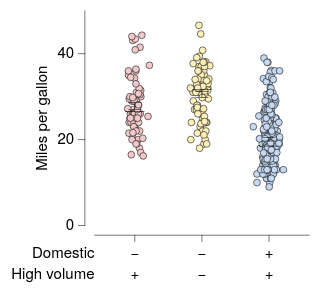

Here is the Vega-Lite specification saved for this chart:
### Vega-Lite specification from a JSON file in a GitHub repository (floating-point values rounded to 4 significant figures; data arrays with more than 128 entries replaced by an {"elided": "..."} marker saying what was removed)
{"background": null, "config": {"arc": {"fill": "#DBDBDB", "fillOpacity": 1.0, "innerRadius": 25.0, "padAngle": 0.03, "stroke": "black", "strokeOpacity": 1, "strokeWidth": 0.25}, "area": {"fill": "#DBDBDB", "fillOpacity": 1.0, "stroke": "black", "strokeOpacity": 1, "strokeWidth": 0.25}, "axis": {"domain": true, "domainCap": "round", "domainColor": "black", "domainWidth": 0.25, "grid": false, "gridCap": "round", "gridColor": "#F1F1F1", "gridDash": [0, 0], "gridOpacity": 1.0, "gridWidth": 0.25, "labelColor": "black", "labelFont": "Helvetica Neue", "labelFontSize": 7, "labelFontStyle": "normal", "labelFontWeight": 400, "offset": 4.5, "ticks": true, "tickCap": "round", "tickColor": "black", "tickRound": false, "tickSize": 3, "tickWidth": 0.25, "titleColor": "black", "titleFont": "Helvetica Neue", "titleFontSize": 7, "titleFontStyle": "normal", "titleFontWeight": 400}, "axisX": {"domain": true, "labelAlign": "center", "labelAngle": 0, "labels": true, "ticks": true, "translate": 0}, "axisY": {"domain": true, "labelAlign": "right", "labelAngle": 0, "labels": true, "ticks": true, "translate": 0}, "axisRight": {"domain": true, "labelAlign": "left", "labelAngle": 0, "labels": true, "ticks": true, "translate": 0}, "axisTop": {"domain": true, "labelAlign": "center", "labelAngle": 0, "labels": true, "ticks": true, "translate": 0}, "axisBand": {"tickOffset": 0}, "bar": {"fill": "#DBDBDB", "fillOpacity": 1.0, "stroke": "black", "strokeOpacity": 1, "strokeWidth": 0.25}, "boxplot": {"size": 9.0, "ticks": {"cornerRadius": 0.25, "fill": "black", "size": 4.5, "thickness": 0.25}, "box": {"fillOpacity": 1.0, "stroke": "black", "strokeOpacity": 1, "strokeWidth": 0.25}, "median": {"fill": "black", "fillOpacity": 1.0, "size": 9.0, "thickness": 0.25}, "rule": {"fill": "black", "fillOpacity": 1.0, "size": 10.0, "stroke": "black", "strokeDash": [0, 0], "strokeOpacity": 1, "strokeWidth": 0.25}, "outliers": {"color": "black", "fill": "black", "fillOpacity": 1.0, "size": 0, "stroke": "black", "strokeOpacity": 1, "strokeWidth": 0.25}}, "circle": {"fill": "black", "fillOpacity": 1.0, "size": 0.5, "stroke": null, "strokeOpacity": 1, "strokeWidth": 0.25}, "errorband": {"band": {"fillOpacity": 0.6, "stroke": null, "strokeWidth": 0.25, "strokeOpacity": 1}, "borders": {"opacity": 0, "strokeOpacity": 0.25, "strokeWidth": 1}}, "errorbar": {"opacity": 1, "rule": {"strokeDash": [0, 0], "strokeWidth": 0.25}, "ticks": {"color": "black", "cornerRadius": 0.125, "opacity": 1, "size": 6.0, "thickness": 0.25}, "thickness": 0.25}, "font": "Helvetica Neue", "geoshape": {"fill": "#DBDBDB", "fillOpacity": 1.0, "stroke": "black", "strokeOpacity": 1, "strokeWidth": 0.25}, "header": {"labelColor": "black", "labelFont": "Helvetica Neue", "labelFontSize": 7, "labelFontStyle": "normal", "labelFontWeight": 400, "titleColor": "black", "titleFont": "Helvetica Neue", "titleFontSize": 7, "titleFontStyle": "normal", "titleFontWeight": 400, "titlePadding": 0}, "legend": {"disable": false, "offset": 4.5, "titlePadding": 4, "labelOffset": 2, "gradientLabelOffset": 2, "gradientLength": 50.0, "gradientThickness": 5.0, "gradientOpacity": 1.0, "gradientStrokeColor": "black", "gradientStrokeWidth": 0.25, "labelColor": "black", "labelFont": "Helvetica Neue", "labelFontSize": 7, "labelFontStyle": "normal", "labelFontWeight": 400, "strokeColor": "black", "strokeWidth": 0, "symbolSize": 42, "symbolStrokeColor": "black", "symbolStrokeWidth": 0.25, "titleColor": "black", "titleFont": "Helvetica Neue", "titleFontSize": 7, "titleFontStyle": "normal", "titleFontWeight": 400}, "line": {"color": "black", "stroke": "black", "strokeCap": "round", "strokeDash": [0, 0], "strokeOpacity": 1, "strokeWidth": 0.375}, "point": {"filled": true, "fill": "#DBDBDB", "fillOpacity": 1.0, "size": 5.0, "stroke": "black", "strokeOpacity": 1, "strokeWidth": 0.25}, "range": {"category": ["#C6D9F1", "#F1C9CB", "#FEF0B9", "#CEE37A", "#7AA8E0", "#E589A3", "#FDDD5D", "#68B961", "#4177B1", "#C35082", "#E5C227", "#438156"], "diverging": {"scheme": ["#C35082", "#CE6D94", "#D989A7", "#E2A4BA", "#EABFCE", "#F1DBE2", "#F6F6F6", "#D7E0EB", "#B9CBE0", "#9BB6D5", "#7DA1C9", "#5F8CBD", "#4177B1"]}, "heatmap": {"scheme": ["#130010", "#27022E", "#370453", "#3D1E76", "#3A3B92", "#2E57AA", "#1374BA", "#1A90BE", "#20ABC1", "#27C6C1", "#48DEB3", "#91EE9F"]}, "ordinal": {"scheme": ["#F1F1F1", "#DBDBDB", "#C6C6C6", "#B2B2B2", "#9D9D9D", "#898989", "#767676", "#636363", "#515151", "#404040", "#2F2F2F", "#1F1F1F"]}, "ramp": {"scheme": ["#130010", "#27022E", "#370453", "#3D1E76", "#3A3B92", "#2E57AA", "#1374BA", "#1A90BE", "#20ABC1", "#27C6C1", "#48DEB3", "#91EE9F"]}}, "rule": {"color": "black", "stroke": "black", "strokeCap": "round", "strokeDash": [2, 2], "strokeOpacity": 1, "strokeWidth": 0.25}, "scale": {"bandPaddingInner": 0.1, "bandPaddingOuter": 0.1, "round": false}, "rect": {"fill": "#DBDBDB", "fillOpacity": 1.0, "stroke": "black", "strokeOpacity": 1, "strokeWidth": 0.25}, "square": {"fill": "#DBDBDB", "fillOpacity": 1.0, "size": 10.0, "stroke": "black", "strokeOpacity": 1, "strokeWidth": 0.25}, "text": {"color": "black", "font": "Helvetica Neue", "fontSize": 7, "fontStyle": "normal", "fontWeight": 400}, "title": {"anchor": "middle", "frame": "group", "color": "black", "font": "Helvetica Neue", "fontSize": 7, "fontStyle": "normal", "fontWeight": 400, "subtitleColor": "black", "subtitleFont": "Helvetica Neue", "subtitleFontSize": "Helvetica Neue", "subtitleFontStyle": "normal", "subtitleFontWeight": 400}, "view": {"continuousWidth": 100, "continuousHeight": 100, "discreteWidth": 100, "discreteHeight": 100, "fill": null, "stroke": null, "strokeWidth": 0.25}}, "vconcat": [{"layer": [{"data": {"name": "data-5a85ede2053d4aec77293cfb476ae07b"}, "mark": {"type": "circle", "opacity": 1.0, "size": 10.0, "stroke": "black", "strokeOpacity": 1, "strokeWidth": 0.25}, "encoding": {"color": {"field": "Origin", "legend": null, "sort": ["USA", "Europe", "Japan"], "title": null, "type": "nominal"}, "x": {"axis": {"labels": false, "title": null}, "field": "Origin", "sort": ["USA", "Europe", "Japan"], "title": "Origin", "type": "nominal"}, "xOffset": {"field": "jitter_x", "scale": {"domain": [-7.33, 7.33], "range": [5.17, 19.83]}, "type": "quantitative"}, "y": {"field": "Miles_per_Gallon", "title": "Miles per gallon", "type": "quantitative"}}}, {"data": {"name": "data-64e7897fd8423deef5c97d660b6d3367"}, "mark": {"type": "errorbar"}, "encoding": {"x": {"axis": {"labels": false, "title": null}, "field": "Origin", "sort": ["USA", "Europe", "Japan"], "title": "Origin", "type": "nominal"}, "y": {"field": "__mean", "title": "Miles per gallon", "type": "quantitative"}, "yError": {"field": "__error"}}}, {"data": {"name": "data-5a85ede2053d4aec77293cfb476ae07b"}, "mark": {"type": "boxplot", "box": {"fillOpacity": 0, "strokeOpacity": 0}, "outliers": {"opacity": 0}, "rule": {"strokeOpacity": 0}, "ticks": false}, "encoding": {"x": {"axis": {"labels": false, "title": null}, "field": "Origin", "sort": ["USA", "Europe", "Japan"], "title": "Origin", "type": "nominal"}, "y": {"field": "Miles_per_Gallon", "title": "Miles per gallon", "type": "quantitative"}}}]}, {"layer": [{"data": {"name": "data-55288b6e323762ec78afe05ee4b55819"}, "mark": {"type": "text", "align": "right", "baseline": "middle", "fontSize": 7}, "encoding": {"text": {"field": "__label", "type": "nominal"}, "x": {"value": 0}, "y": {"axis": {"domain": false, "grid": false, "labels": false, "ticks": false, "title": null}, "bandPosition": 0.5, "field": "__label", "scale": {"domain": ["Domestic", "High volume"]}, "sort": ["Domestic", "High volume"], "type": "nominal"}}}, {"data": {"name": "data-9157e9f73711b5ee45df891b622c3e5a"}, "mark": {"type": "text", "align": "center", "baseline": "middle", "fontSize": 7}, "encoding": {"text": {"field": "__value", "type": "nominal"}, "x": {"axis": {"domain": false, "grid": false, "labels": false, "ticks": false, "title": null}, "field": "__category", "sort": ["USA", "Europe", "Japan"], "type": "nominal"}, "y": {"axis": {"domain": false, "grid": false, "labels": false, "ticks": false, "title": null}, "bandPosition": 0.5, "field": "__label", "scale": {"domain": ["Domestic", "High volume"]}, "sort": ["Domestic", "High volume"], "type": "nominal"}}}], "height": 20, "view": {"fill": null, "stroke": null}, "width": 100}], "resolve": {"scale": {"x": "shared"}}, "spacing": 0, "$schema": "https://vega.github.io/schema/vega-lite/v6.4.1.json", "datasets": {"data-5a85ede2053d4aec77293cfb476ae07b": {"elided": "398 records"}, "data-64e7897fd8423deef5c97d660b6d3367": [{"Origin": "USA", "__mean": 20.08, "__error": 0.4058, "__dysonsphere__": 1}, {"Origin": "Japan", "__mean": 30.45, "__error": 0.6852, "__dysonsphere__": 1}, {"Origin": "Europe", "__mean": 27.89, "__error": 0.8037, "__dysonsphere__": 1}], "data-55288b6e323762ec78afe05ee4b55819": [{"__label": "Domestic", "__dysonsphere__": 1}, {"__label": "High volume", "__dysonsphere__": 1}], "data-9157e9f73711b5ee45df891b622c3e5a": [{"__label": "Domestic", "__category": "USA", "__value": "+", "__dysonsphere__": 1}, {"__label": "Domestic", "__category": "Europe", "__value": "−", "__dysonsphere__": 1}, {"__label": "Domestic", "__category": "Japan", "__value": "−", "__dysonsphere__": 1}, {"__label": "High volume", "__category": "USA", "__value": "+", "__dysonsphere__": 1}, {"__label": "High volume", "__category": "Europe", "__value": "+", "__dysonsphere__": 1}, {"__label": "High volume", "__category": "Japan", "__value": "−", "__dysonsphere__": 1}]}}
